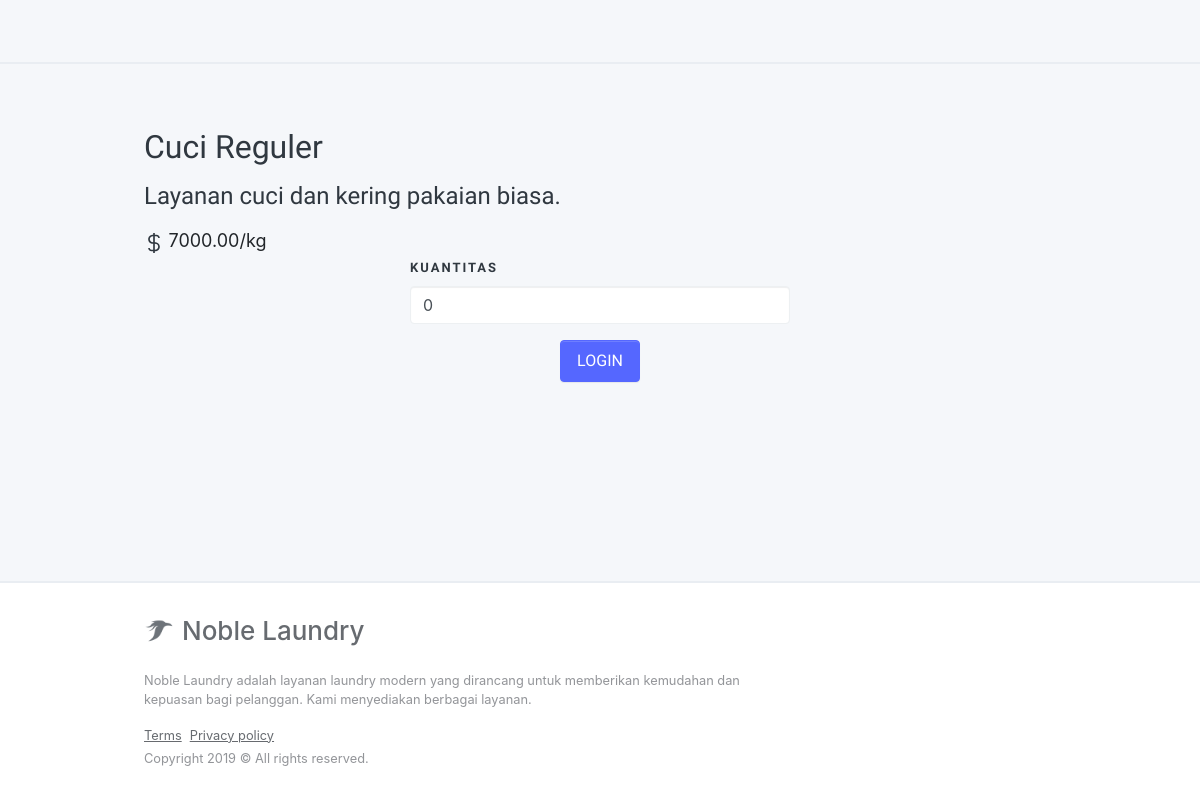
/detail_laundry.php?jenis_id=1 (signed in), run on the app's committed database.
### tables this page shows
CREATE TABLE `jenislaundry` (
  `jenis_id` int(11) NOT NULL,
  `nama_layanan` varchar(255) NOT NULL,
  `deskripsi` text DEFAULT NULL,
  `harga` decimal(10,2) NOT NULL
);

### config/controller.php (called while the page is built, shortened)
<?php
function select($query)
{
    global $db;
    $result = mysqli_query($db, $query);
    $rows = [];
    while ($row = mysqli_fetch_assoc($result)) {
        $rows[] = $row;
    }
    return $rows;
}

### detail_laundry.php (the view, shortened to what this page needs)
<?php
$jenis_id = (int)$_GET['jenis_id'];
$laundry = select("SELECT * FROM jenislaundry WHERE jenis_id = $jenis_id")[0];
?>
<!DOCTYPE html>
<html lang="en"
      dir="ltr">
    <head>
        <?php include("layout/head.php") ?>
    </head>
    <body class="layout-app ">
        <div class="mdk-drawer-layout js-mdk-drawer-layout"
             data-push
             data-responsive-width="992px">
            <div class="mdk-drawer-layout__content page-content">
                <?php include("layout/header.php") ?>
                <div class="pt-32pt pt-sm-64pt pb-32pt">
                    <div class="container page__container">
                        <h2><?= $laundry['nama_layanan']; ?></h2>
                        <h4 class="font-weight-normal"><?= $laundry['deskripsi']; ?></h4>
                        <span>
                        </span>
                        <span style="font-size: 18px;"><?= $laundry['harga']; ?>/kg</span>
                        <form action=""
                              class="col-md-5 p-0 mx-auto" method="POST">
                            <div class="form-group">
                                <label for="touch-spin-2"
                                    class="form-label">kuantitas</label>
                                <input id="touch-spin-2"
                                           data-toggle="touch-spin"
                                           data-min="-1000000"
                                           data-max="1000000"
                                           data-step="50"
                                           type="number"
                                           value="0"
                                           name="kuantitas"
                                           class="form-control
                                           required"/>
                            </div>
                            <div class="text-center">
                                <button type="submit" name="pesan" class="btn btn-primary">Login</button>
                            </div>
                        </form>
                    </div>
                </div>
                <?php include("layout/footer.php") ?>
            </div>
        </div>
    </body>
</html>

### assets/css/preloader.css (style rules this page uses)
:root { --sk-size:64px;--sk-color:#fff }

### data on the page
jenislaundry: nama_layanan "Cuci Reguler", deskripsi "Layanan cuci dan kering pakaian biasa.", harga "7000.00"
